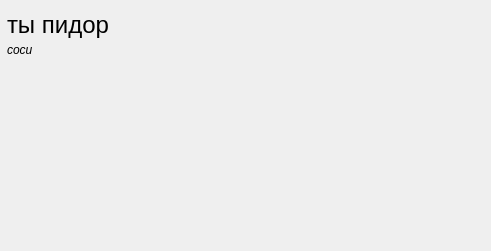
<?xml version="1.0" encoding="UTF-8"?>
<ui version="4.0">
 <class>Widget</class>
 <widget class="QWidget" name="Widget">
  <property name="geometry">
   <rect>
    <x>0</x>
    <y>0</y>
    <width>491</width>
    <height>251</height>
   </rect>
  </property>
  <property name="windowTitle">
   <string>Авторизация</string>
  </property>
  <widget class="QLabel" name="label_2">
   <property name="geometry">
    <rect>
     <x>7</x>
     <y>39</y>
     <width>471</width>
     <height>21</height>
    </rect>
   </property>
   <property name="font">
    <font>
     <italic>true</italic>
    </font>
   </property>
   <property name="text">
    <string>соси</string>
   </property>
  </widget>
  <widget class="QLabel" name="label">
   <property name="geometry">
    <rect>
     <x>7</x>
     <y>9</y>
     <width>471</width>
     <height>31</height>
    </rect>
   </property>
   <property name="font">
    <font>
     <pointsize>18</pointsize>
    </font>
   </property>
   <property name="text">
    <string>ты пидор</string>
   </property>
  </widget>
 </widget>
 <resources/>
 <connections/>
</ui>
